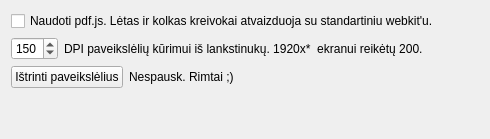
          <widget class="QWidget" name="tab_2">
           <attribute name="title">
            <string>Nustatymai</string>
           </attribute>
           <layout class="QVBoxLayout" name="verticalLayout_6">
            <item>
             <layout class="QVBoxLayout" name="verticalLayout_5">
              <item>
               <layout class="QHBoxLayout" name="horizontalLayout_13">
                <property name="topMargin">
                 <number>0</number>
                </property>
                <property name="bottomMargin">
                 <number>0</number>
                </property>
                <item>
                 <widget class="QCheckBox" name="checkBox">
                  <property name="sizePolicy">
                   <sizepolicy hsizetype="Fixed" vsizetype="Fixed">
                    <horstretch>0</horstretch>
                    <verstretch>0</verstretch>
                   </sizepolicy>
                  </property>
                  <property name="focusPolicy">
                   <enum>Qt::NoFocus</enum>
                  </property>
                  <property name="text">
                   <string>Naudoti pdf.js. Lėtas ir kolkas kreivokai atvaizduoja su standartiniu webkit'u.</string>
                  </property>
                 </widget>
                </item>
                <item>
                 <spacer name="horizontalSpacer_12">
                  <property name="orientation">
                   <enum>Qt::Horizontal</enum>
                  </property>
                  <property name="sizeHint" stdset="0">
                   <size>
                    <width>40</width>
                    <height>20</height>
                   </size>
                  </property>
                 </spacer>
                </item>
               </layout>
              </item>
              <item>
               <layout class="QHBoxLayout" name="horizontalLayout_9">
                <property name="topMargin">
                 <number>0</number>
                </property>
                <property name="bottomMargin">
                 <number>0</number>
                </property>
                <item>
                 <widget class="QSpinBox" name="spinBox_4">
                  <property name="frame">
                   <bool>true</bool>
                  </property>
                  <property name="buttonSymbols">
                   <enum>QAbstractSpinBox::UpDownArrows</enum>
                  </property>
                  <property name="minimum">
                   <number>100</number>
                  </property>
                  <property name="maximum">
                   <number>250</number>
                  </property>
                  <property name="singleStep">
                   <number>10</number>
                  </property>
                  <property name="value">
                   <number>150</number>
                  </property>
                 </widget>
                </item>
                <item>
                 <widget class="QLabel" name="label_6">
                  <property name="text">
                   <string>DPI paveikslėlių kūrimui iš lankstinukų. 1920x*  ekranui reikėtų 200.</string>
                  </property>
                 </widget>
                </item>
                <item>
                 <spacer name="horizontalSpacer_9">
                  <property name="orientation">
                   <enum>Qt::Horizontal</enum>
                  </property>
                  <property name="sizeHint" stdset="0">
                   <size>
                    <width>40</width>
                    <height>20</height>
                   </size>
                  </property>
                 </spacer>
                </item>
               </layout>
              </item>
              <item>
               <layout class="QHBoxLayout" name="horizontalLayout_10">
                <property name="topMargin">
                 <number>0</number>
                </property>
                <property name="bottomMargin">
                 <number>0</number>
                </property>
                <item>
                 <widget class="QPushButton" name="pushButton_10">
                  <property name="focusPolicy">
                   <enum>Qt::NoFocus</enum>
                  </property>
                  <property name="text">
                   <string>Ištrinti paveikslėlius</string>
                  </property>
                 </widget>
                </item>
                <item>
                 <widget class="QLabel" name="label_7">
                  <property name="text">
                   <string>Nespausk. Rimtai ;)</string>
                  </property>
                 </widget>
                </item>
                <item>
                 <spacer name="horizontalSpacer_10">
                  <property name="orientation">
                   <enum>Qt::Horizontal</enum>
                  </property>
                  <property name="sizeHint" stdset="0">
                   <size>
                    <width>40</width>
                    <height>20</height>
                   </size>
                  </property>
                 </spacer>
                </item>
               </layout>
              </item>
             </layout>
            </item>
            <item>
             <spacer name="verticalSpacer">
              <property name="orientation">
               <enum>Qt::Vertical</enum>
              </property>
              <property name="sizeHint" stdset="0">
               <size>
                <width>20</width>
                <height>40</height>
               </size>
              </property>
             </spacer>
            </item>
           </layout>
          </widget>
